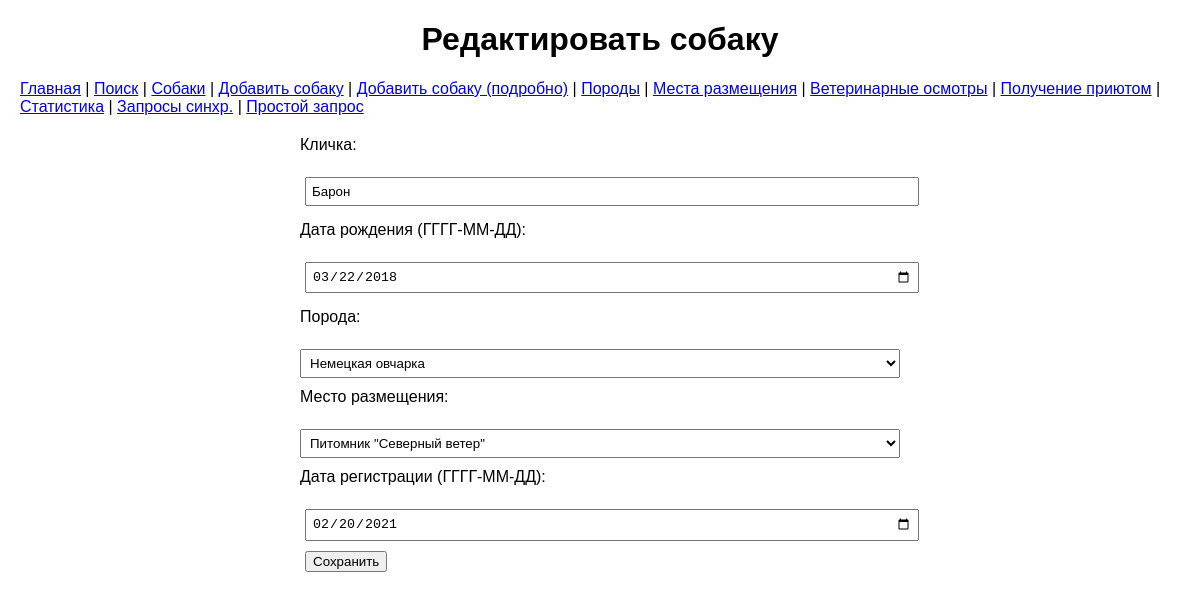
Page /edit/2 on the committed database.
### tables this page shows
CREATE TABLE "dogs" (
	"id"	INTEGER,
	"name"	VARCHAR(100) NOT NULL,
	"birth_date"	DATE,
	"breeds_id"	INTEGER,
	"getting_id"	INTEGER,
	"vet_examinations_id"	INTEGER,
	"location_id"	INTEGER,
	"registration_date"	DATE,
	"microchip_number"	VARCHAR(20),
	"coat_type"	INTEGER,
	"color_variations"	INTEGER,
	"temperament"	INTEGER,
	"size"	INTEGER,
	PRIMARY KEY("id" AUTOINCREMENT),
	FOREIGN KEY("breeds_id") REFERENCES "breeds"("id"),
	FOREIGN KEY("coat_type") REFERENCES "coat_type"("id"),
	FOREIGN KEY("color_variations") REFERENCES "color_variations"("id"),
	FOREIGN KEY("getting_id") REFERENCES "getting"("id"),
	FOREIGN KEY("location_id") REFERENCES "locations"("id"),
	FOREIGN KEY("size") REFERENCES "size"("id"),
	FOREIGN KEY("temperament") REFERENCES "temperament"("id"),
	FOREIGN KEY("vet_examinations_id") REFERENCES "vet_examinations"("id")
);

CREATE TABLE breeds (
    id INTEGER PRIMARY KEY AUTOINCREMENT,
    breed_name VARCHAR(100) NOT NULL,
    breed_group VARCHAR(50),
    origin_country VARCHAR(50),
    average_lifes INTEGER,
    typical_use VARCHAR(100),
    common_health_issues VARCHAR(200),
    recommended_vaccinations VARCHAR(200),
    veterinary_care VARCHAR(50),
    average_weight_male FLOAT,
    average_weight_female FLOAT,
    trainability_level VARCHAR(50),
    recommended_training_age INTEGER,
    common_behavioral_issues VARCHAR(200),
    preferred_training_methods VARCHAR(200),
    typical_learning_period INTEGER
);

CREATE TABLE locations (
    id INTEGER PRIMARY KEY AUTOINCREMENT,
    location_name VARCHAR(100) NOT NULL,
    location_type VARCHAR(50),
    address VARCHAR(200),
    contact_info VARCHAR(100),
    price FLOAT,
    availability INTEGER,
    website VARCHAR(200)
);

### flask_app.py (the view, shortened to what this page needs)
@app.route('/edit/<int:id>', methods=['GET', 'POST'])
def edit(id):
    errors = []
    with get_db_connection() as conn:
        dog = conn.execute("""
            SELECT d.*, b.breed_name, l.location_name
            FROM dogs d
            JOIN breeds b ON d.breeds_id = b.id
            JOIN locations l ON d.location_id = l.id
            WHERE d.id = ?
        """, (id,)).fetchone()
        breeds = conn.execute("SELECT id, breed_name FROM breeds").fetchall()
        locations = conn.execute("SELECT id, location_name FROM locations").fetchall()
    return render_template('edit.html', dog=dog, breeds=breeds, locations=locations, errors=errors)

### flask_app.py (called while the page is built)
def get_db_connection():
    active_db = session.get('active_db', DB_PATH_1)
    conn = sqlite3.connect(active_db, timeout=10)
    conn.row_factory = sqlite3.Row
    return LoggingConnection(conn)

    def execute(self, sql, parameters=()):
        logging.debug(f"Executing SQL: {sql} with parameters: {parameters}")
        return super().execute(sql, parameters)

    def execute(self, sql, parameters=()):
        cursor = self.conn.cursor(LoggingCursor)
        return cursor.execute(sql, parameters)

    def __enter__(self):
        self.conn.__enter__()
        return self

    def __exit__(self, exc_type, exc_val, exc_tb):
        self.conn.__exit__(exc_type, exc_val, exc_tb)

### templates/edit.html (shortened to what this page needs)
<!DOCTYPE html>
<html lang="ru">
<head>
    <link rel="stylesheet" href="{{ url_for('static', filename='style.css') }}">
</head>
<body>
    <h1>Редактировать собаку</h1>
        <nav>
        <a href="/">Главная</a> |
        <a href="/search">Поиск</a> |
        <a href="/view">Собаки</a> |
        <a href="/add">Добавить собаку</a> |
        <a href="/add_detailed">Добавить собаку (подробно)</a> |
        <a href="/breeds">Породы</a> |
        <a href="/locations">Места размещения</a> |
        <a href="/vet_examinations">Ветеринарные осмотры</a> |
        <a href="/getting">Получение приютом</a> |
        <a href="/stats">Статистика</a> |
        <a href="/sync_queries">Запросы синхр.</a> |
        <a href="/simple_query">Простой запрос</a>
    </nav>
    <form method="POST">
        <label>Кличка:</label><br>
        <input type="text" name="name" value="{{ dog['name'] }}" required><br>
        <label>Дата рождения (ГГГГ-ММ-ДД):</label><br>
        <input type="date" name="birth_date" value="{{ dog['birth_date'] }}"><br>
        <label>Порода:</label><br>
        <select name="breeds_id" required>
            {% for breed in breeds %}
            <option value="{{ breed['id'] }}" {% if breed['id'] == dog['breeds_id'] %}selected{% endif %}>
                {{ breed['breed_name'] }}
            </option>
            {% endfor %}
        </select><br>
        <label>Место размещения:</label><br>
        <select name="location_id">
            {% for location in locations %}
            <option value="{{ location['id'] }}" {% if location['id'] == dog['location_id'] %}selected{% endif %}>
                {{ location['location_name'] }}
            </option>
            {% endfor %}
        </select><br>
        <label>Дата регистрации (ГГГГ-ММ-ДД):</label><br>
        <input type="date" name="registration_date" value="{{ dog['registration_date'] }}"><br>
        <button type="submit">Сохранить</button>
    </form>
</body>
</html>

### static/style.css (style rules this page uses)
body { font-family: Arial, sans-serif; margin: 20px; }
nav { margin-bottom: 20px; }
form { margin-bottom: 20px; }
input, button { margin: 5px; }
form { max-width: 600px; margin: 20px auto; }
label { display: block; margin-top: 10px; }
input, select { width: 100%; padding: 5px; margin-top: 5px; }
h1 { text-align: center; }

### rows in the picture
dogs: name "Барон", birth_date "03/22/2018", breeds_id "Немецкая овчарка", location_id "Питомник \"Северный ветер\"", registration_date "02/20/2021"
